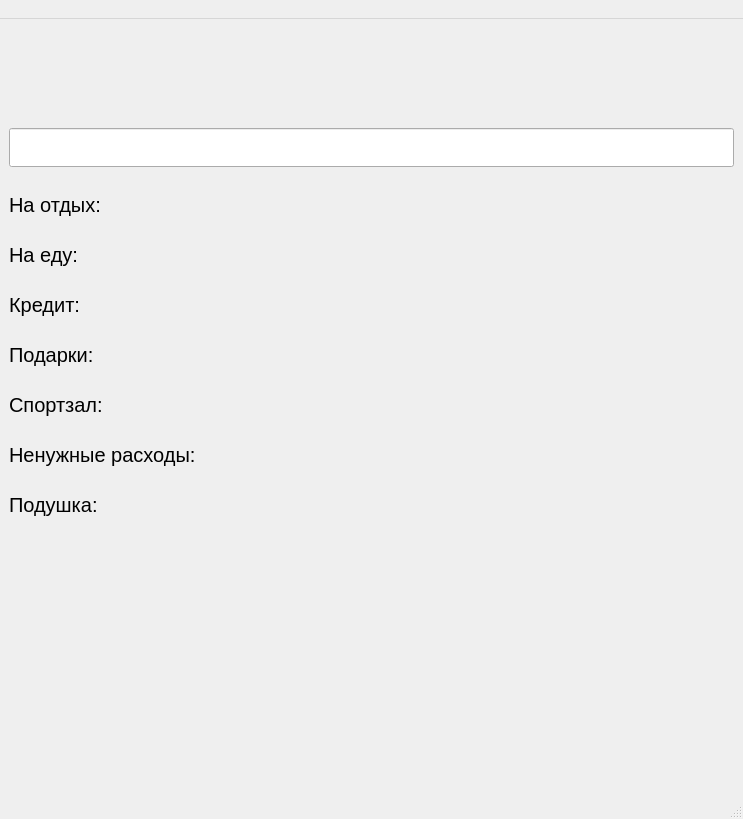
<?xml version="1.0" encoding="UTF-8"?>
<ui version="4.0">
 <class>CalculateSalary</class>
 <widget class="QMainWindow" name="CalculateSalary">
  <property name="geometry">
   <rect>
    <x>0</x>
    <y>0</y>
    <width>743</width>
    <height>819</height>
   </rect>
  </property>
  <property name="windowTitle">
   <string>MainWindow</string>
  </property>
  <widget class="QWidget" name="centralwidget">
   <layout class="QVBoxLayout" name="verticalLayout_2">
    <item>
     <spacer name="horizontalSpacer">
      <property name="orientation">
       <enum>Qt::Orientation::Horizontal</enum>
      </property>
      <property name="sizeHint" stdset="0">
       <size>
        <width>40</width>
        <height>20</height>
       </size>
      </property>
     </spacer>
    </item>
    <item>
     <spacer name="horizontalSpacer_4">
      <property name="orientation">
       <enum>Qt::Orientation::Horizontal</enum>
      </property>
      <property name="sizeHint" stdset="0">
       <size>
        <width>40</width>
        <height>20</height>
       </size>
      </property>
     </spacer>
    </item>
    <item>
     <spacer name="horizontalSpacer_5">
      <property name="orientation">
       <enum>Qt::Orientation::Horizontal</enum>
      </property>
      <property name="sizeHint" stdset="0">
       <size>
        <width>40</width>
        <height>20</height>
       </size>
      </property>
     </spacer>
    </item>
    <item>
     <spacer name="horizontalSpacer_7">
      <property name="orientation">
       <enum>Qt::Orientation::Horizontal</enum>
      </property>
      <property name="sizeHint" stdset="0">
       <size>
        <width>40</width>
        <height>20</height>
       </size>
      </property>
     </spacer>
    </item>
    <item>
     <spacer name="horizontalSpacer_9">
      <property name="orientation">
       <enum>Qt::Orientation::Horizontal</enum>
      </property>
      <property name="sizeHint" stdset="0">
       <size>
        <width>40</width>
        <height>20</height>
       </size>
      </property>
     </spacer>
    </item>
    <item>
     <widget class="QLineEdit" name="lineEdit">
      <property name="font">
       <font>
        <pointsize>20</pointsize>
       </font>
      </property>
     </widget>
    </item>
    <item>
     <spacer name="horizontalSpacer_10">
      <property name="orientation">
       <enum>Qt::Orientation::Horizontal</enum>
      </property>
      <property name="sizeHint" stdset="0">
       <size>
        <width>40</width>
        <height>20</height>
       </size>
      </property>
     </spacer>
    </item>
    <item>
     <layout class="QVBoxLayout" name="verticalLayout">
      <item>
       <layout class="QHBoxLayout" name="horizontalLayout">
        <item>
         <widget class="QLabel" name="label">
          <property name="font">
           <font>
            <pointsize>15</pointsize>
           </font>
          </property>
          <property name="text">
           <string>На отдых:</string>
          </property>
         </widget>
        </item>
        <item>
         <widget class="QLabel" name="tl_travel">
          <property name="font">
           <font>
            <pointsize>15</pointsize>
           </font>
          </property>
          <property name="text">
           <string/>
          </property>
         </widget>
        </item>
       </layout>
      </item>
      <item>
       <spacer name="horizontalSpacer_12">
        <property name="orientation">
         <enum>Qt::Orientation::Horizontal</enum>
        </property>
        <property name="sizeHint" stdset="0">
         <size>
          <width>40</width>
          <height>20</height>
         </size>
        </property>
       </spacer>
      </item>
      <item>
       <layout class="QHBoxLayout" name="horizontalLayout_2">
        <item>
         <widget class="QLabel" name="label_2">
          <property name="font">
           <font>
            <pointsize>15</pointsize>
           </font>
          </property>
          <property name="text">
           <string>На еду:</string>
          </property>
         </widget>
        </item>
        <item>
         <widget class="QLabel" name="tl_eat">
          <property name="font">
           <font>
            <pointsize>15</pointsize>
           </font>
          </property>
          <property name="text">
           <string/>
          </property>
         </widget>
        </item>
       </layout>
      </item>
      <item>
       <spacer name="horizontalSpacer_11">
        <property name="orientation">
         <enum>Qt::Orientation::Horizontal</enum>
        </property>
        <property name="sizeHint" stdset="0">
         <size>
          <width>40</width>
          <height>20</height>
         </size>
        </property>
       </spacer>
      </item>
      <item>
       <layout class="QHBoxLayout" name="horizontalLayout_3">
        <item>
         <widget class="QLabel" name="label_3">
          <property name="font">
           <font>
            <pointsize>15</pointsize>
           </font>
          </property>
          <property name="text">
           <string>Кредит:</string>
          </property>
         </widget>
        </item>
        <item>
         <widget class="QLabel" name="tl_credit">
          <property name="font">
           <font>
            <pointsize>15</pointsize>
           </font>
          </property>
          <property name="text">
           <string/>
          </property>
         </widget>
        </item>
       </layout>
      </item>
      <item>
       <spacer name="horizontalSpacer_13">
        <property name="orientation">
         <enum>Qt::Orientation::Horizontal</enum>
        </property>
        <property name="sizeHint" stdset="0">
         <size>
          <width>40</width>
          <height>20</height>
         </size>
        </property>
       </spacer>
      </item>
      <item>
       <layout class="QHBoxLayout" name="horizontalLayout_4">
        <item>
         <widget class="QLabel" name="label_4">
          <property name="font">
           <font>
            <pointsize>15</pointsize>
           </font>
          </property>
          <property name="text">
           <string>Подарки:</string>
          </property>
         </widget>
        </item>
        <item>
         <widget class="QLabel" name="tl_present">
          <property name="font">
           <font>
            <pointsize>15</pointsize>
           </font>
          </property>
          <property name="text">
           <string/>
          </property>
         </widget>
        </item>
       </layout>
      </item>
      <item>
       <spacer name="horizontalSpacer_14">
        <property name="orientation">
         <enum>Qt::Orientation::Horizontal</enum>
        </property>
        <property name="sizeHint" stdset="0">
         <size>
          <width>40</width>
          <height>20</height>
         </size>
        </property>
       </spacer>
      </item>
      <item>
       <layout class="QHBoxLayout" name="horizontalLayout_5">
        <item>
         <widget class="QLabel" name="label_5">
          <property name="font">
           <font>
            <pointsize>15</pointsize>
           </font>
          </property>
          <property name="text">
           <string>Спортзал:</string>
          </property>
         </widget>
        </item>
        <item>
         <widget class="QLabel" name="tl_gym">
          <property name="font">
           <font>
            <pointsize>15</pointsize>
           </font>
          </property>
          <property name="text">
           <string/>
          </property>
         </widget>
        </item>
       </layout>
      </item>
      <item>
       <spacer name="horizontalSpacer_15">
        <property name="orientation">
         <enum>Qt::Orientation::Horizontal</enum>
        </property>
        <property name="sizeHint" stdset="0">
         <size>
          <width>40</width>
          <height>20</height>
         </size>
        </property>
       </spacer>
      </item>
      <item>
       <layout class="QHBoxLayout" name="horizontalLayout_6">
        <item>
         <widget class="QLabel" name="label_6">
          <property name="font">
           <font>
            <pointsize>15</pointsize>
           </font>
          </property>
          <property name="text">
           <string>Ненужные расходы:</string>
          </property>
         </widget>
        </item>
        <item>
         <widget class="QLabel" name="tl_smth">
          <property name="font">
           <font>
            <pointsize>15</pointsize>
           </font>
          </property>
          <property name="text">
           <string/>
          </property>
         </widget>
        </item>
       </layout>
      </item>
      <item>
       <spacer name="horizontalSpacer_16">
        <property name="orientation">
         <enum>Qt::Orientation::Horizontal</enum>
        </property>
        <property name="sizeHint" stdset="0">
         <size>
          <width>40</width>
          <height>20</height>
         </size>
        </property>
       </spacer>
      </item>
      <item>
       <layout class="QHBoxLayout" name="horizontalLayout_7">
        <item>
         <widget class="QLabel" name="label_7">
          <property name="font">
           <font>
            <pointsize>15</pointsize>
           </font>
          </property>
          <property name="text">
           <string>Подушка:</string>
          </property>
         </widget>
        </item>
        <item>
         <widget class="QLabel" name="tl_reserve">
          <property name="font">
           <font>
            <pointsize>15</pointsize>
            <italic>false</italic>
            <underline>false</underline>
           </font>
          </property>
          <property name="text">
           <string/>
          </property>
         </widget>
        </item>
       </layout>
      </item>
     </layout>
    </item>
    <item>
     <spacer name="verticalSpacer">
      <property name="orientation">
       <enum>Qt::Orientation::Vertical</enum>
      </property>
      <property name="sizeHint" stdset="0">
       <size>
        <width>20</width>
        <height>40</height>
       </size>
      </property>
     </spacer>
    </item>
    <item>
     <spacer name="horizontalSpacer_8">
      <property name="orientation">
       <enum>Qt::Orientation::Horizontal</enum>
      </property>
      <property name="sizeHint" stdset="0">
       <size>
        <width>40</width>
        <height>20</height>
       </size>
      </property>
     </spacer>
    </item>
    <item>
     <spacer name="horizontalSpacer_6">
      <property name="orientation">
       <enum>Qt::Orientation::Horizontal</enum>
      </property>
      <property name="sizeHint" stdset="0">
       <size>
        <width>40</width>
        <height>20</height>
       </size>
      </property>
     </spacer>
    </item>
    <item>
     <spacer name="horizontalSpacer_3">
      <property name="orientation">
       <enum>Qt::Orientation::Horizontal</enum>
      </property>
      <property name="sizeHint" stdset="0">
       <size>
        <width>40</width>
        <height>20</height>
       </size>
      </property>
     </spacer>
    </item>
    <item>
     <spacer name="horizontalSpacer_2">
      <property name="orientation">
       <enum>Qt::Orientation::Horizontal</enum>
      </property>
      <property name="sizeHint" stdset="0">
       <size>
        <width>40</width>
        <height>20</height>
       </size>
      </property>
     </spacer>
    </item>
   </layout>
  </widget>
  <widget class="QMenuBar" name="menubar">
   <property name="geometry">
    <rect>
     <x>0</x>
     <y>0</y>
     <width>743</width>
     <height>25</height>
    </rect>
   </property>
   <widget class="QMenu" name="menus">
    <property name="title">
     <string> </string>
    </property>
   </widget>
   <addaction name="menus"/>
  </widget>
  <widget class="QStatusBar" name="statusbar"/>
 </widget>
 <resources/>
 <connections/>
</ui>
